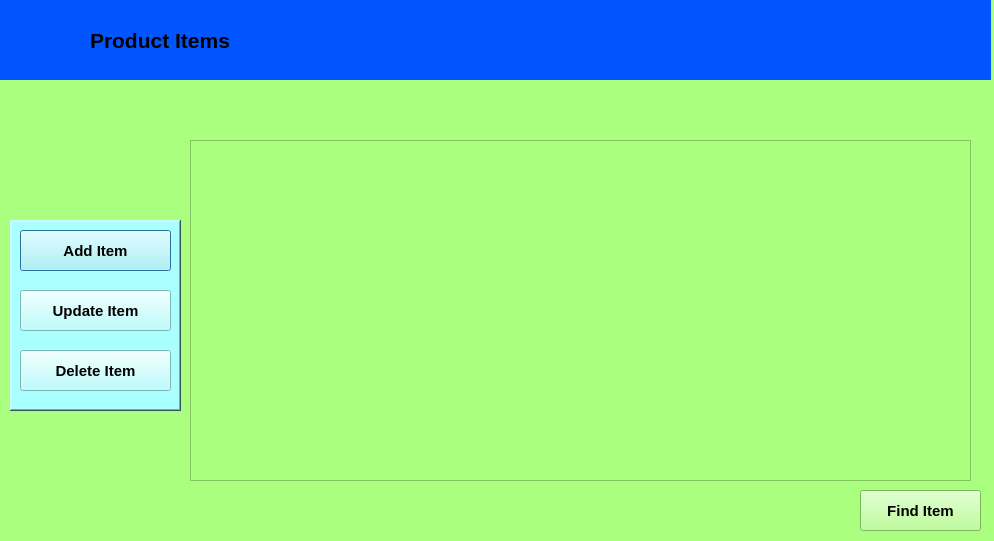
<?xml version="1.0" encoding="UTF-8"?>
<ui version="4.0">
 <class>Uiform</class>
 <widget class="QDialog" name="Uiform">
  <property name="geometry">
   <rect>
    <x>0</x>
    <y>0</y>
    <width>994</width>
    <height>541</height>
   </rect>
  </property>
  <property name="windowTitle">
   <string>Stock Management system</string>
  </property>
  <property name="windowIcon">
   <iconset resource="src.qrc">
    <normaloff>:/new/prefix1/301-x-251-png-3kb-inventory-control-icon-.png</normaloff>:/new/prefix1/301-x-251-png-3kb-inventory-control-icon-.png</iconset>
  </property>
  <property name="styleSheet">
   <string notr="true">background-color: rgb(170, 255, 127);</string>
  </property>
  <widget class="QFrame" name="frame">
   <property name="geometry">
    <rect>
     <x>10</x>
     <y>220</y>
     <width>171</width>
     <height>191</height>
    </rect>
   </property>
   <property name="styleSheet">
    <string notr="true">background-color: rgb(170, 255, 255);
border-color: rgb(0, 0, 0);</string>
   </property>
   <property name="frameShape">
    <enum>QFrame::WinPanel</enum>
   </property>
   <property name="frameShadow">
    <enum>QFrame::Raised</enum>
   </property>
   <widget class="QPushButton" name="btnAddItem">
    <property name="geometry">
     <rect>
      <x>10</x>
      <y>10</y>
      <width>151</width>
      <height>41</height>
     </rect>
    </property>
    <property name="font">
     <font>
      <family>Arial</family>
      <pointsize>11</pointsize>
      <weight>75</weight>
      <bold>true</bold>
     </font>
    </property>
    <property name="text">
     <string>Add Item</string>
    </property>
   </widget>
   <widget class="QPushButton" name="btnUpdateItem">
    <property name="geometry">
     <rect>
      <x>10</x>
      <y>70</y>
      <width>151</width>
      <height>41</height>
     </rect>
    </property>
    <property name="font">
     <font>
      <family>Arial</family>
      <pointsize>11</pointsize>
      <weight>75</weight>
      <bold>true</bold>
     </font>
    </property>
    <property name="text">
     <string>Update Item</string>
    </property>
   </widget>
   <widget class="QPushButton" name="btnDeleteItem">
    <property name="geometry">
     <rect>
      <x>10</x>
      <y>130</y>
      <width>151</width>
      <height>41</height>
     </rect>
    </property>
    <property name="font">
     <font>
      <family>Arial</family>
      <pointsize>11</pointsize>
      <weight>75</weight>
      <bold>true</bold>
     </font>
    </property>
    <property name="text">
     <string>Delete Item</string>
    </property>
   </widget>
  </widget>
  <widget class="QPushButton" name="btnFindItem">
   <property name="geometry">
    <rect>
     <x>860</x>
     <y>490</y>
     <width>121</width>
     <height>41</height>
    </rect>
   </property>
   <property name="font">
    <font>
     <family>Arial</family>
     <pointsize>11</pointsize>
     <weight>75</weight>
     <bold>true</bold>
    </font>
   </property>
   <property name="text">
    <string>Find Item</string>
   </property>
  </widget>
  <widget class="QTableView" name="tableView">
   <property name="geometry">
    <rect>
     <x>190</x>
     <y>140</y>
     <width>781</width>
     <height>341</height>
    </rect>
   </property>
  </widget>
  <widget class="QFrame" name="frame_2">
   <property name="geometry">
    <rect>
     <x>0</x>
     <y>0</y>
     <width>991</width>
     <height>80</height>
    </rect>
   </property>
   <property name="frameShape">
    <enum>QFrame::StyledPanel</enum>
   </property>
   <property name="frameShadow">
    <enum>QFrame::Raised</enum>
   </property>
   <widget class="QLabel" name="label_3">
    <property name="geometry">
     <rect>
      <x>90</x>
      <y>0</y>
      <width>901</width>
      <height>81</height>
     </rect>
    </property>
    <property name="styleSheet">
     <string notr="true">background-color: rgb(0, 85, 255);</string>
    </property>
    <property name="text">
     <string>&lt;html&gt;&lt;head/&gt;&lt;body&gt;&lt;p&gt;&lt;span style=&quot; font-size:16pt; font-weight:600;&quot;&gt;Product Items&lt;/span&gt;&lt;/p&gt;&lt;/body&gt;&lt;/html&gt;</string>
    </property>
   </widget>
   <widget class="QLabel" name="label">
    <property name="geometry">
     <rect>
      <x>0</x>
      <y>0</y>
      <width>91</width>
      <height>81</height>
     </rect>
    </property>
    <property name="styleSheet">
     <string notr="true">image: url(:/new/prefix1/Label-512.png);
background-color: rgb(0, 85, 255);</string>
    </property>
    <property name="text">
     <string/>
    </property>
   </widget>
  </widget>
 </widget>
 <resources>
  <include location="src.qrc"/>
 </resources>
 <connections/>
</ui>
